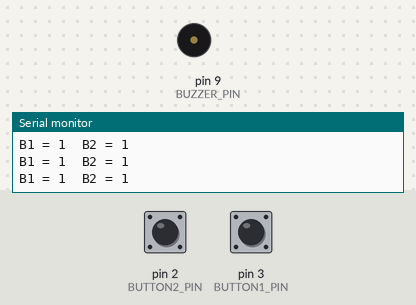
A sketch run on a simulated Arduino Uno, built with avr-gcc and run on an emulated ATmega328P. Shown: buzzer (waves = sounding), the last lines printed to the serial monitor. The inputs (shaded band) are chosen by the test bench; at power-on: pin 2 (BUTTON2_PIN) HIGH, pin 3 (BUTTON1_PIN) HIGH.

Above: at 1.2 s.
1.3 s: pin 2 (BUTTON2_PIN) pulled LOW for 0.15 s
At 1.4 s:
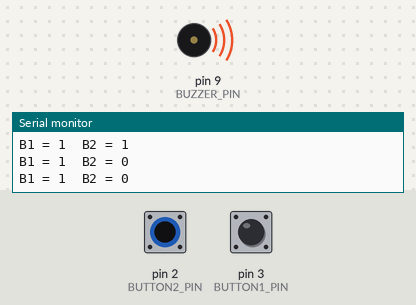
2.9 s: pin 3 (BUTTON1_PIN) pulled LOW for 0.15 s
At 3.8 s:
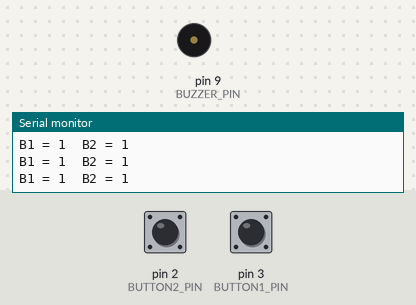
4.5 s: pin 3 (BUTTON1_PIN) pulled LOW for 3.2 s
At 5.5 s:
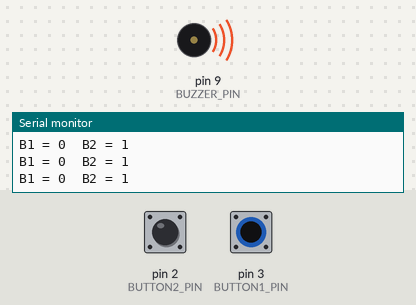
10.7 s: pin 2 (BUTTON2_PIN) pulled LOW for 3.2 s
At 15.0 s:
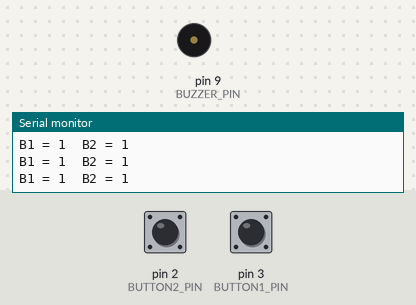
Timing chart, 0 to 16.5 s (numbered marks = the images above; inputs shaded):
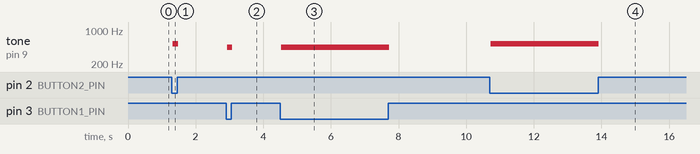

The sketch:

buttonpiano.ino
```cpp
#define BUZZER_PIN   9
#define BUTTON1_PIN  3
#define BUTTON2_PIN  2

void setup() {
  pinMode(BUZZER_PIN, OUTPUT);

  pinMode(BUTTON1_PIN, INPUT);
  pinMode(BUTTON2_PIN, INPUT);

  Serial.begin(9600);
}

void loop() {
  int b1 = digitalRead(BUTTON1_PIN);
  int b2 = digitalRead(BUTTON2_PIN);

  Serial.print("B1 = ");
  Serial.print(b1);
  Serial.print("  B2 = ");
  Serial.println(b2);


  bool button1Pressed = (b1 == LOW);
  bool button2Pressed = (b2 == LOW);

  if (button1Pressed && !button2Pressed) {
    tone(BUZZER_PIN, 440);   // A4
  }
  else if (button2Pressed && !button1Pressed) {
    tone(BUZZER_PIN, 523);   // C5
  }
  else if (button1Pressed && button2Pressed) {
    tone(BUZZER_PIN, 660);   // both pressed
  }
  else {
    noTone(BUZZER_PIN);       }
}
```

Measured:
- after the input at 1.3 s, tone on pin 9 (BUZZER_PIN): silent → 523 Hz at once, → silent 0.15 s later
- after the input at 2.9 s, tone on pin 9 (BUZZER_PIN): silent → 440 Hz at once, → silent 0.15 s later
- after the input at 4.5 s, tone on pin 9 (BUZZER_PIN): silent → 440 Hz at once, → silent 3.2 s later
- after the input at 10.7 s, tone on pin 9 (BUZZER_PIN): silent → 523 Hz at once, → silent 3.2 s later
